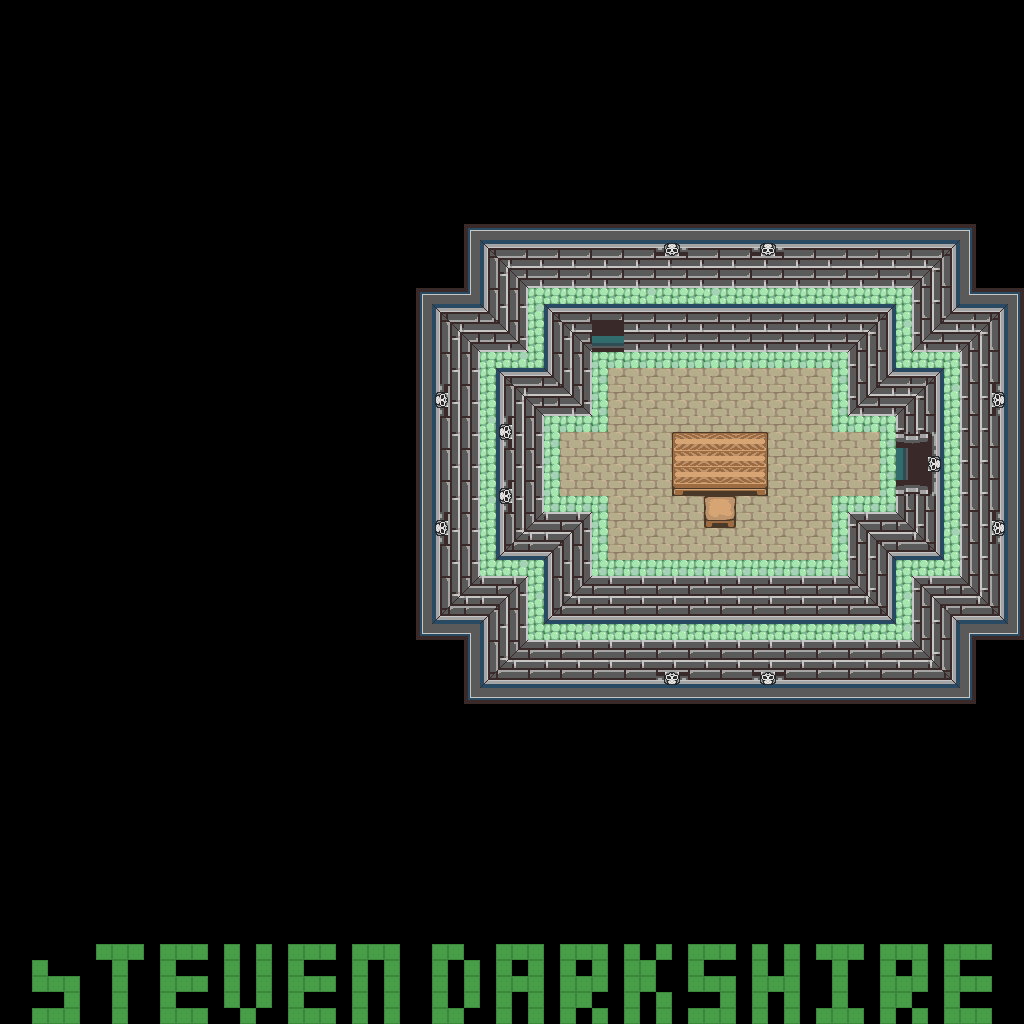

Rendered tile map (Tiled .tmx) drawn with the repository's tilesets; below, a short description and the map source with its tile grids summarised:
An orthogonal 64x64 tile map with 16x16 px tiles, 1 tile layer (base), 1 hidden layer not drawn and 62 objects.

<map version="1.10" tiledversion="1.12.1" orientation="orthogonal" renderorder="right-down" width="64" height="64" tilewidth="16" tileheight="16" infinite="0" nextlayerid="3" nextobjectid="63">
 <tileset firstgid="1" source="../classiciphone_pics4.tsx" />
 <layer id="1" name="base" width="64" height="64">
  <data>[4096 cells, 4093 non-empty, 107 distinct tile ids]</data>
 </layer>
 <layer id="2" name="collision" width="64" height="64" visible="0">
  <properties><property name="collision" value="true" /></properties>
  <data>[4096 cells, 3594 non-empty, 1 distinct tile ids]</data>
 </layer>
 <objectgroup id="3" name="npcs">
  <object id="1" x="896.0" y="448.0" width="16" height="16">
   <properties>
    <property name="gani" value="portcullusdoor2.png" />
    <property name="script" type="string">-- Auto-converted from GraalScript
-- // NPC made by Steven (Darkshire)
-- [CLIENT-SIDE — server no-op]
-- if (created) {
-- setimgpart portcullusdoor2.png,96,8,32,32;
-- setshape 1,32,32;
-- drawunderplayer;
-- }
-- if (playerenters) {
-- show;
-- }
-- if (playertouchsme) {
-- hide;
-- }</property>
   </properties>
  </object>
  <object id="2" x="560.0" y="144.0" width="16" height="16">
   <properties>
    <property name="script" type="string">-- Auto-converted from GraalScript
-- join("control_midi");
-- [CLIENT-SIDE — server no-op]
-- function onCreated(){
-- this.midi = "stef1.mid";
-- }
-- 
-- if (created || playerenters) {
-- seteffect 0,0,0,0.7;
-- setletters stevletters.png;
-- say2 #i(#3,0,96,32,32):#bThis place looks abandoned#.;
-- }</property>
   </properties>
  </object>
  <object id="3" x="592.0" y="240.0" width="16" height="16">
   <properties>
    <property name="gani" value="krystal_ball.png" />
    <property name="script" type="string">-- Auto-converted from GraalScript
-- // NPC made by Steven (Darkshire)
-- [CLIENT-SIDE — server no-op]
-- if (created) {
-- drawunderplayer;
-- y = y+.75;
-- }</property>
   </properties>
  </object>
  <object id="4" x="816.0" y="656.0" width="16" height="16">
   <properties>
    <property name="gani" value="krystal_ball.png" />
    <property name="script" type="string">-- Auto-converted from GraalScript
-- // NPC made by Steven (Darkshire)
-- [CLIENT-SIDE — server no-op]
-- if (created) {
-- drawoverplayer;
-- y = y-.75;
-- }</property>
   </properties>
  </object>
  <object id="5" x="640.0" y="304.0" width="16" height="16">
   <properties>
    <property name="gani" value="vvbookcase.png" />
    <property name="script" type="string">-- Auto-converted from GraalScript
-- // NPC made by Steven (Darkshire)
-- [CLIENT-SIDE — server no-op]
-- if (created) {
-- drawunderplayer;
-- setshape 1,80,64;
-- }</property>
   </properties>
  </object>
  <object id="6" x="720.0" y="304.0" width="16" height="16">
   <properties>
    <property name="gani" value="vvbookcase.png" />
    <property name="script" type="string">-- Auto-converted from GraalScript
-- // NPC made by Steven (Darkshire)
-- [CLIENT-SIDE — server no-op]
-- if (created) {
-- drawunderplayer;
-- setshape 1,80,64;
-- }</property>
   </properties>
  </object>
  <object id="7" x="480.0" y="528.0" width="16" height="16">
   <properties>
    <property name="gani" value="gomtuustone.png" />
    <property name="script" type="string">-- Auto-converted from GraalScript
-- // NPC made by Steven (Darkshire)
-- [CLIENT-SIDE — server no-op]
-- if (created) {
-- drawunderplayer;
-- }</property>
   </properties>
  </object>
  </objectgroup>
</map>
<!-- 55 of 62 objects omitted -->
